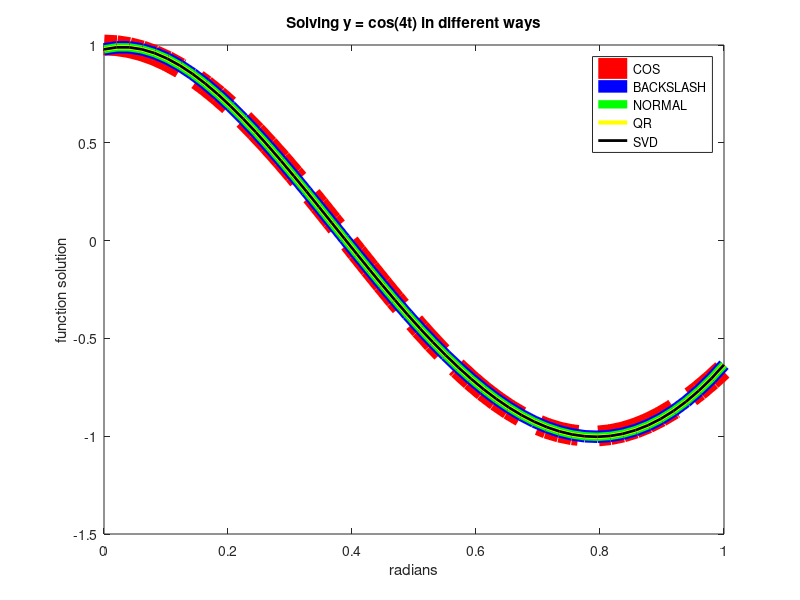

This figure's MATLAB source: (Note: this script raises an error after producing the figure.)
%% Problem 2
% I create a 0-1 matrix with 50 columns, turn it into a vandermonde matrix
% where all the values previously in the columns 1-50 now are in column 2,
% rows 1-50, with the rest of the columns formatted according to the
% vandermonde matrix.
m = 50
n = 5

%%
% Creating t, the 0-1 vector with m spaces.
t = linspace(0,1,m)';

%%
% Creating a vandermonde matrix (the right way around with fliplr)
A = fliplr(vander(t));

%%
% Removing the entries after the fifth row - we don't want the higher
% powers)
n2 = n + 1
A(:,n2:end)=[];
b = cos(4*t);

%% 
% What does cos(4t) look like?

COS = plot(t,b,'r-.');
set(COS,'LineWidth',15);

hold on

%%
% Solving by Matlab's backslash command
x(:,1) = A\b;

BACKS = plot(t,A*x(:,1),'b');
set(BACKS,'LineWidth',9);

%%
% Finding the normal equations by multiplying with the transpose of A on
% both sides -> A^T * A * x = A^T * b. Rearranging:

x(:,2) = (A'*A)\(A'*b);
%%
% Plotting the normal equations solution:
NORMAL = plot(t,A*x(:,2),'g');
set(NORMAL,'LineWidth',6);

%% 
% Finding the solution by QR factorisation: 
[Q,R] = qr(A);
x(:,3) = R\Q'*b;

%%
% Plotting the qr solution:

QR = plot(t,A*x(:,3),'y')
set(QR,'LineWidth',3)

%% 
% Finding the solution by svd:
[U,S,V] = svd(A,0);
%%
% Simplifying for later:
G = U * S * V';
%%
% Solving for svd
x(:,4) = (G'*G)\(G'*b);

%%
% Plotting the svd solution, adding pretty things:
SVD = plot(t,A*x(:,4),'black');
set(SVD,'LineWidth',2)
legend('COS','BACKSLASH','NORMAL','QR','SVD')
title('Solving y = cos(4t) in different ways')
xlabel('radians');
ylabel('function solution')
hold off

%% 
% Solutions of x:
x
%%
% Norms:
for c = 1:4
    norm(A*x(:,c)-b,2)
end

%% Problem 3
% 
for c = 1:4
        
Error(c) = cond(A*x(:,c));

end

%% Problem 4
% 
%% Read an image from a file
u = imread('testpat_blur2.png');
%u = imread('eye.png');
% convert image to double and scale to [0,1]
u = double(u) / 255;

[n,n2] = size(u);
if (n ~= n2)
  error('by default, this only supports square images')
end


%% Build a discrete 2D Laplace operator
e = ones(n,1);
L1 = spdiags([e  -2*e  e], [-1 0 1], n, n);
% this next line implements "Neumann boundary conditions": you could
% try commenting it out.
L1(1,1) = -1;   L1(end,end) = -1;
I = speye(n,n);
L = kron(L1, I) + kron(I, L1);


figure(1); clf;
%pcolor(u); % try this one too
imagesc(u);
caxis([0 1])
colormap(gray)
axis equal, axis tight


% "stretch" the matrix representation of the image into one long
% vector.
v = reshape(u, n*n, 1);

% L IS THE BLURRING!


% Do 10 steps of blurring
for i=1:10
  v = v + 0.01*(L*v);
end

% convert the long vector back into a matrix
ublur = reshape(v, n, n);


figure(2); clf;
imagesc(ublur);
caxis([0 1])
colormap(gray)
axis equal, axis tight

edgemap = u - ublur;

unsharp = u + edgemap;


%% Output original and result side-by-side
% You could look at the resulting file with a web browser or image
% viewer
result = [u  unsharp];
imwrite(result, 'result.png')



